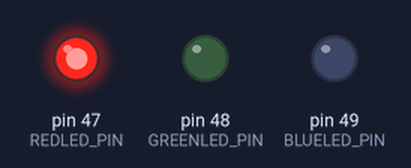
Simulated run of this sketch. Board: Arduino Mega 2560, built with avr-gcc and run on an emulated ATmega2560. Parts: output pins drawn as LEDs (lit = HIGH).

Above: at 0.16 s.
At 0.83 s:
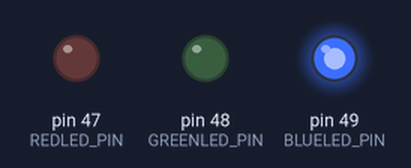
At 2.51 s:
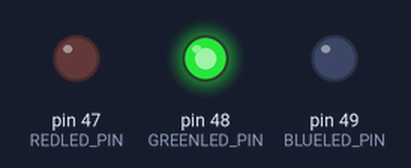
Timing chart, 0 to 3.0 s (numbered marks = the images above):
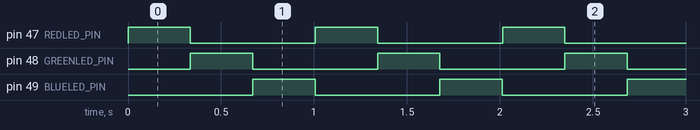

Measured:
- by itself, pin 47 (REDLED_PIN), pin 48 (GREENLED_PIN), pin 49 (BLUELED_PIN): alternates HIGH for 0.34 s and LOW for 0.67 s
- by itself, everything shown: repeats every 1.0 s, in 4 steps

The sketch:

Task1_NC.ino
```cpp
#include "Task1.h";

void setup() {
  if (digiwrite && !bitwrite) pinMode(REDLED_PIN, OUTPUT); pinMode(GREENLED_PIN, OUTPUT); pinMode(BLUELED_PIN, OUTPUT);
  if (bitwrite && !digiwrite) DDRL |= BIT_0; DDRL |= BIT_1; DDRL |= BIT_2;
}

void loop() {
  if (digiwrite == 1) digiWriteBlinks();
  if (bitwrite == 1) bitWriteBlinks();
}

void digiWriteBlinks() {
  for (int i = 0; i < 1000; i++) {
      if (i == 0) {
        digitalWrite(REDLED_PIN, HIGH);
      } else if (i == 333) {
        digitalWrite(REDLED_PIN, LOW);
        digitalWrite(GREENLED_PIN, HIGH);
      } else if (i == 666) {
        digitalWrite(GREENLED_PIN, LOW);
        digitalWrite(BLUELED_PIN, HIGH);
      }
      delay(1);
    }
    digitalWrite(BLUELED_PIN, LOW);
    delay(1);
}

void bitWriteBlinks() {
  for (int i = 0; i < 1000; i++) {
      if (i == 0) {
        PORTL ^= BIT_2;
      } else if (i == 333) {
        PORTL ^= BIT_2;
        PORTL ^= BIT_1;
      } else if (i == 666) {
        PORTL ^= BIT_1;
        PORTL ^= BIT_0;
      }
      delay(1);
    }
    PORTL ^= BIT_0;
    delay(1);
}
```

Task1.h
```cpp
#define digiwrite 1
#ifndef digiwrite
  #define digiwrite 0
#endif

// #define bitwrite 1
#ifndef bitwrite
  #define bitwrite 0
#endif

#define REDLED_PIN 47
#define GREENLED_PIN 48
#define BLUELED_PIN 49

#define BIT_0 (1 << 0)
#define BIT_1 (1 << 1)
#define BIT_2 (1 << 2)
#define BIT_3 (1 << 3)
#define BIT_4 (1 << 4)
#define BIT_5 (1 << 5)
#define BIT_6 (1 << 6)
#define BIT_7 (1 << 7)


void digiWriteBlinks();
void bitWriteBlinks();
```
